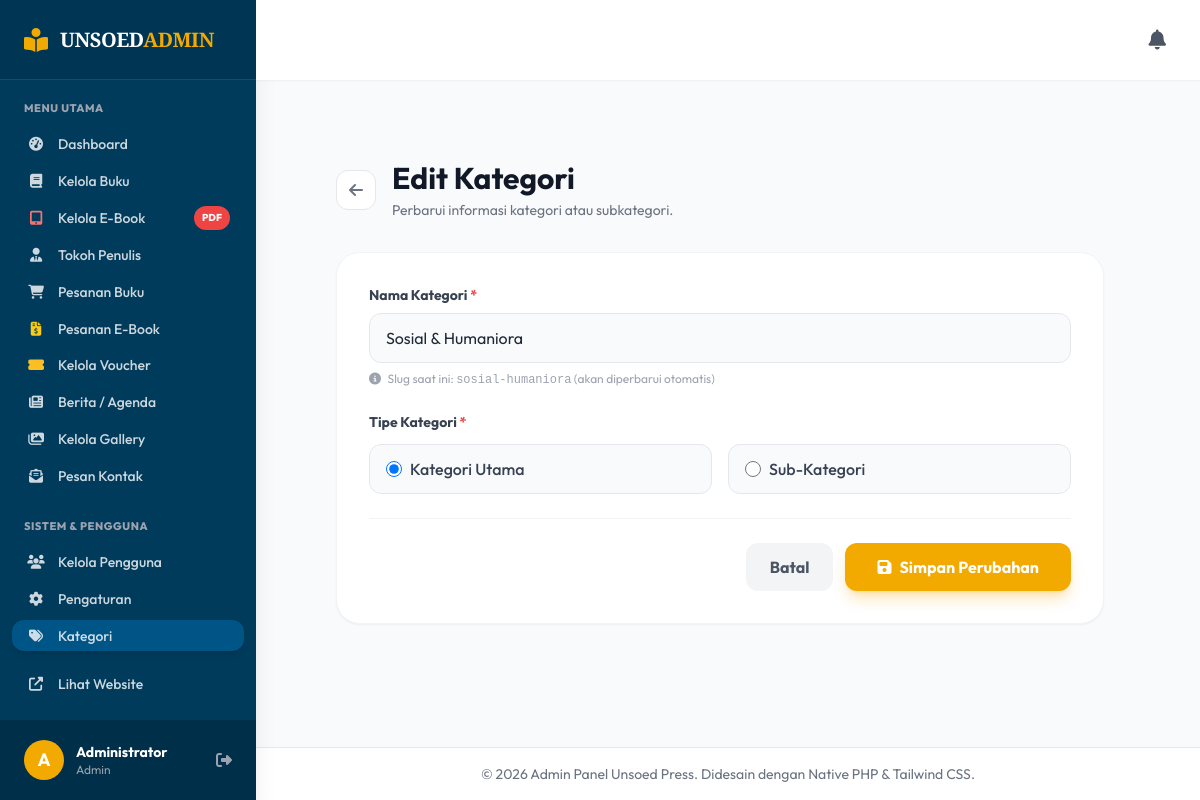
Page /public/admin/edit_category/2 (signed in) on the committed database.
### tables this page shows
CREATE TABLE IF NOT EXISTS `categories` (
  `id` int(11) NOT NULL AUTO_INCREMENT,
  `name` varchar(100) NOT NULL,
  `slug` varchar(100) NOT NULL,
  `parent_id` int(11) DEFAULT NULL,
  PRIMARY KEY (`id`),
  FOREIGN KEY (`parent_id`) REFERENCES `categories` (`id`) ON DELETE CASCADE
);

### app/controllers/Admin.php (called while the page is built, shortened)
<?php
class Admin extends Controller {
    public function edit_category($id)
    {
        $data['judul'] = 'Edit Kategori - Unsoed Press';
        $data['category'] = $this->model('CategoryModel')->getCategoryById($id);
        $data['parent_categories'] = $this->model('CategoryModel')->getAllCategories();
        $this->view('admin/categories/edit', $data);
    }
}

### core/App.php (called while the page is built, shortened)
<?php
class App {
    protected $method = 'index';
    protected $params = [];
    public function __construct()
    {
        $url = $this->parseURL();
        if(isset($url[0])) {
            if(file_exists('../app/controllers/' . ucfirst($url[0]) . '.php')) {
                unset($url[0]);
            }
        }
        $this->controller = new $this->controller;
        if(isset($url[1])) {
            if(method_exists($this->controller, $url[1])) {
                $this->method = $url[1];
                unset($url[1]);
            }
        }
        if(!empty($url)) {
            $this->params = array_values($url);
        }
        call_user_func_array([$this->controller, $this->method], $this->params);
    }
    public function parseURL()
    {
        if(isset($_GET['url'])) {
            $url = rtrim($_GET['url'], '/');
            $url = filter_var($url, FILTER_SANITIZE_URL);
            $url = explode('/', $url);
            return $url;
        }
    }
}

### public/index.php (called while the page is built, shortened)
<?php
require_once '../core/App.php';
require_once '../core/Controller.php';
require_once '../core/Database.php';
require_once '../config/database.php';
$app = new App();

### core/Database.php (called while the page is built, shortened)
<?php
class Database {
    private $host = DB_HOST;
    private $user = DB_USER;
    private $pass = DB_PASS;
    private $db_name = DB_NAME;
    private $dbh;
    private $stmt;
    public function __construct()
    {
        $dsn = 'mysql:host=' . $this->host . ';dbname=' . $this->db_name;
        $option = [
            PDO::ATTR_PERSISTENT => true,
            PDO::ATTR_ERRMODE => PDO::ERRMODE_EXCEPTION
        ];
        try {
            $this->dbh = new PDO($dsn, $this->user, $this->pass, $option);
        } catch(PDOException $e) {
            die($e->getMessage());
        }
    }
    public function query($query)
    {
        $this->stmt = $this->dbh->prepare($query);
    }
    public function bind($param, $value, $type = null)
    {
        if(is_null($type)) {
            switch(true) {
                case is_int($value):
                    $type = PDO::PARAM_INT;
                    break;
                default:
                    $type = PDO::PARAM_STR;
            }
        }
        $this->stmt->bindValue($param, $value, $type);
    }
    public function execute()
    {
        return $this->stmt->execute();
    }
    public function resultSet()
    {
        $this->execute();
        return $this->stmt->fetchAll(PDO::FETCH_ASSOC);
    }
}

### app/models/CategoryModel.php (called while the page is built, shortened)
<?php
class CategoryModel {
    private $table = 'categories';
    private $db;
    public function __construct()
    {
        $this->db = new Database;
    }
    public function getAllCategories()
    {
        $this->db->query('SELECT * FROM ' . $this->table . ' ORDER BY name ASC');
        return $this->db->resultSet();
    }
    public function getCategoryById($id)
    {
        $this->db->query('SELECT * FROM ' . $this->table . ' WHERE id = :id');
        $this->db->bind(':id', $id);
        return $this->db->single();
    }
}

### app/views/admin/categories/edit.php (the view, shortened to what this page needs)
<div class="p-6 md:p-10">
    <div class="flex items-center gap-4 mb-8">
        <a href="<?= BASEURL; ?>/admin/categories" class="w-10 h-10 bg-white border border-gray-200 rounded-xl flex items-center justify-center text-gray-500 hover:bg-gray-50 hover:text-unsoed-blue transition-colors">
            <i class="fas fa-arrow-left"></i>
        </a>
        <div>
            <h1 class="text-3xl font-bold text-gray-900 mb-1">Edit Kategori</h1>
            <p class="text-gray-500 text-sm">Perbarui informasi kategori atau subkategori.</p>
        </div>
    </div>
    <div class="bg-white rounded-3xl shadow-sm border border-gray-100 overflow-hidden max-w-3xl">
        <div class="p-6 md:p-8">
            <form action="<?= BASEURL; ?>/admin/edit_category/<?= $data['category']['id'] ?>" method="POST" class="space-y-6">
                <div>
                    <label for="name" class="block text-sm font-bold text-gray-700 mb-2">Nama Kategori <span class="text-red-500">*</span></label>
                    <input type="text" name="name" id="name" value="<?= $data['category']['name'] ?>" class="w-full px-4 py-3 bg-gray-50 border border-gray-200 rounded-xl focus:bg-white focus:outline-none focus:ring-2 focus:ring-unsoed-blue/30 focus:border-unsoed-blue transition-all" required>
                    <p class="text-xs text-gray-400 mt-2"><i class="fas fa-info-circle mr-1"></i> Slug saat ini: <code><?= $data['category']['slug'] ?></code> (akan diperbarui otomatis)</p>
                </div>
                <div>
                    <label class="block text-sm font-bold text-gray-700 mb-3">Tipe Kategori <span class="text-red-500">*</span></label>
                    <div class="flex flex-col sm:flex-row gap-4">
                        <label class="flex items-center gap-2 cursor-pointer bg-gray-50 px-4 py-3 border border-gray-200 rounded-xl flex-1 hover:border-unsoed-blue transition-colors">
                            <input type="radio" name="category_type" value="main" class="text-unsoed-blue focus:ring-unsoed-blue w-4 h-4" <?= is_null($data['category']['parent_id']) ? 'checked' : '' ?> onclick="toggleParentSelect()">
                            <span class="font-medium text-gray-700">Kategori Utama</span>
                        </label>
                        <label class="flex items-center gap-2 cursor-pointer bg-gray-50 px-4 py-3 border border-gray-200 rounded-xl flex-1 hover:border-unsoed-blue transition-colors">
                            <input type="radio" name="category_type" value="sub" class="text-unsoed-blue focus:ring-unsoed-blue w-4 h-4" <?= !is_null($data['category']['parent_id']) ? 'checked' : '' ?> onclick="toggleParentSelect()">
                            <span class="font-medium text-gray-700">Sub-Kategori</span>
                        </label>
                    </div>
                </div>
                <div class="pt-6 border-t border-gray-100 flex justify-end gap-3">
                    <a href="<?= BASEURL; ?>/admin/categories" class="px-6 py-3 bg-gray-100 text-gray-600 rounded-xl font-bold hover:bg-gray-200 transition-colors">Batal</a>
                    <button type="submit" class="px-8 py-3 bg-unsoed-yellow text-white rounded-xl font-bold shadow-lg shadow-unsoed-yellow/30 hover:-translate-y-1 hover:shadow-xl transition-all duration-300 flex items-center gap-2">
                        <i class="fas fa-save"></i> Simpan Perubahan
                    </button>
                </div>
            </form>
        </div>
    </div>
</div>

### rows in the picture
categories: name "Sosial & Humaniora", slug "sosial-humaniora", parent_id "☑ Kategori Utama", parent_id "☐ Sub-Kategori"

### other values in the picture
substr($_SESSION['user_name'] ?? 'A', 0, 1) "A"
$_SESSION['user_name'] "Administrator"
$_SESSION['user_role'] "Admin"
